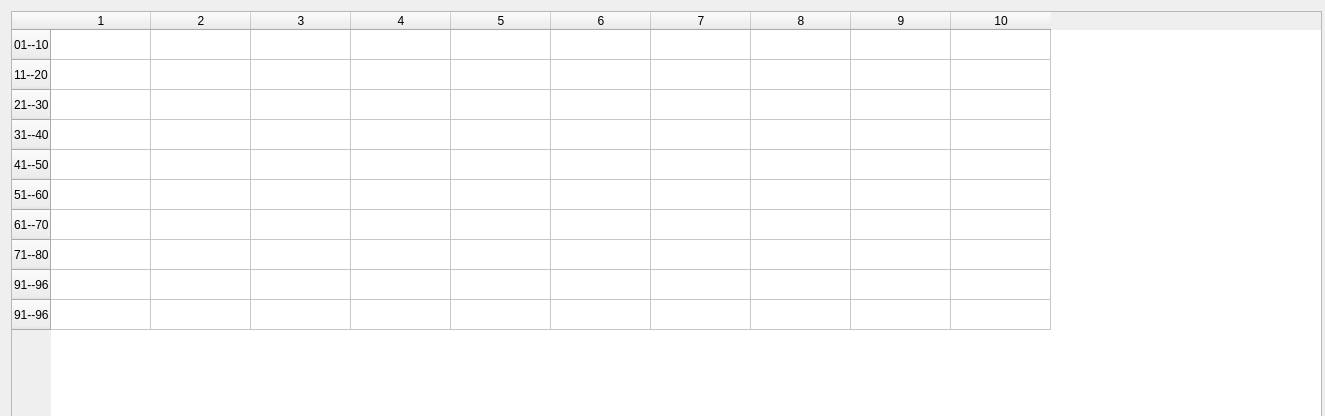
<?xml version="1.0" encoding="UTF-8"?>
<ui version="4.0">
 <class>Dialog</class>
 <widget class="QDialog" name="Dialog">
  <property name="geometry">
   <rect>
    <x>0</x>
    <y>0</y>
    <width>1325</width>
    <height>416</height>
   </rect>
  </property>
  <property name="windowTitle">
   <string>Dialog</string>
  </property>
  <widget class="QTableWidget" name="tableWidget">
   <property name="geometry">
    <rect>
     <x>11</x>
     <y>11</y>
     <width>1311</width>
     <height>411</height>
    </rect>
   </property>
   <row>
    <property name="text">
     <string>01--10</string>
    </property>
   </row>
   <row>
    <property name="text">
     <string>11--20</string>
    </property>
   </row>
   <row>
    <property name="text">
     <string>21--30</string>
    </property>
   </row>
   <row>
    <property name="text">
     <string>31--40</string>
    </property>
   </row>
   <row>
    <property name="text">
     <string>41--50</string>
    </property>
   </row>
   <row>
    <property name="text">
     <string>51--60</string>
    </property>
   </row>
   <row>
    <property name="text">
     <string>61--70</string>
    </property>
   </row>
   <row>
    <property name="text">
     <string>71--80</string>
    </property>
   </row>
   <row>
    <property name="text">
     <string>91--96</string>
    </property>
   </row>
   <row>
    <property name="text">
     <string>91--96</string>
    </property>
   </row>
   <column>
    <property name="text">
     <string>1</string>
    </property>
   </column>
   <column>
    <property name="text">
     <string>2</string>
    </property>
   </column>
   <column>
    <property name="text">
     <string>3</string>
    </property>
   </column>
   <column>
    <property name="text">
     <string>4</string>
    </property>
   </column>
   <column>
    <property name="text">
     <string>5</string>
    </property>
   </column>
   <column>
    <property name="text">
     <string>6</string>
    </property>
   </column>
   <column>
    <property name="text">
     <string>7</string>
    </property>
   </column>
   <column>
    <property name="text">
     <string>8</string>
    </property>
   </column>
   <column>
    <property name="text">
     <string>9</string>
    </property>
   </column>
   <column>
    <property name="text">
     <string>10</string>
    </property>
   </column>
   <item row="0" column="0">
    <property name="text">
     <string/>
    </property>
   </item>
  </widget>
 </widget>
 <resources/>
 <connections/>
</ui>
